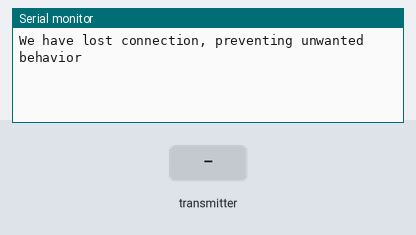
A sketch run on a simulated Arduino Uno, built with avr-gcc and run on an emulated ATmega328P. Shown: the last lines printed to the serial monitor. Inputs (shaded band) come from the test bench. No radio packets arrive unless stated.

Above: at 1.2 s.
1.3 s: the transmitter starts sending data1 = 0
At 1.57 s:
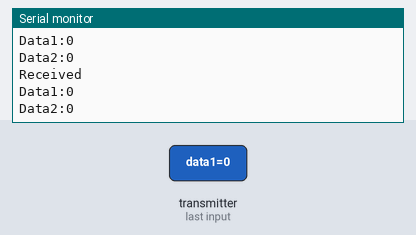
3.0 s: the transmitter starts sending data2 = 256
At 3.07 s:
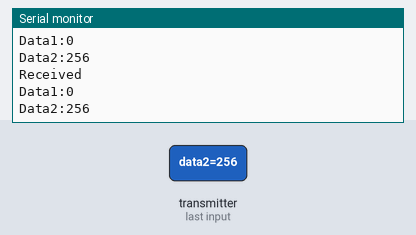
4.5 s: the transmitter starts sending data1 = 256
6.0 s: the transmitter starts sending data2 = 512
At 6.07 s:
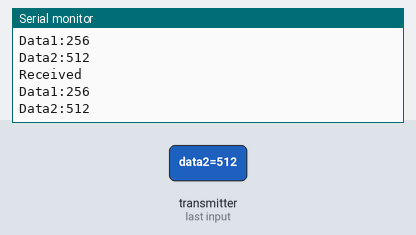
Timing chart, 0 to 8.5 s (numbered marks = the images above; inputs shaded):
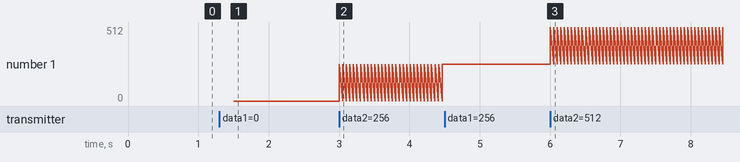

Measured:
- after the input at 1.3 s, the serial monitor: prints a new line after 0.20 s (image 1)
- after the input at 3.0 s, the serial monitor: prints a new line at once (image 2)
- after the input at 6.0 s, the serial monitor: prints a new line at once (image 3)
- plotted number 1: 0 → 256 after the input at 3.0 s, 256 → 512 after the input at 6.0 s

The sketch:

Uno_Receiver.ino
```cpp
// orange

#include "SPI.h"
#include "RF24.h"
#include "nRF24L01.h"
#define CE_PIN 7
#define CSN_PIN 8
#define INTERVAL_MS_SIGNAL_LOST 1000
#define INTERVAL_MS_SIGNAL_RETRY 250

RF24 radio(CE_PIN, CSN_PIN);
const byte address[6] = "00001";
//NRF24L01 buffer limit is 32 bytes (max struct size)
struct payload {
   int data1;
   int data2;
};
payload payload;
unsigned long lastSignalMillis = 0;

void setup() {
   Serial.begin(115200);
   radio.begin();
   //Append ACK packet from the receiving radio back to the transmitting radio
   radio.setAutoAck(false); //(true|false)
   //Set the transmission datarate
   radio.setDataRate(RF24_250KBPS); //(RF24_250KBPS|RF24_1MBPS|RF24_2MBPS)
   //Greater level = more consumption = longer distance
   radio.setPALevel(RF24_PA_MIN); //(RF24_PA_MIN|RF24_PA_LOW|RF24_PA_HIGH|RF24_PA_MAX)
   //Default value is the maximum 32 bytes1
   radio.setPayloadSize(sizeof(payload));
   //Act as receiver
   radio.openReadingPipe(0, address);
   radio.startListening();
}

void loop() {
   unsigned long currentMillis = millis();
   if (radio.available() > 0) {
     radio.read(&payload, sizeof(payload));
     Serial.println("Received");
     Serial.print("Data1:");
     Serial.println(payload.data1);
     Serial.print("Data2:");
     Serial.println(payload.data2);
     lastSignalMillis = currentMillis;
   }
   if (currentMillis - lastSignalMillis > INTERVAL_MS_SIGNAL_LOST) {
     lostConnection();
   }
}
void lostConnection()
{
   Serial.println("We have lost connection, preventing unwanted behavior");
   delay(INTERVAL_MS_SIGNAL_RETRY);
}
```
